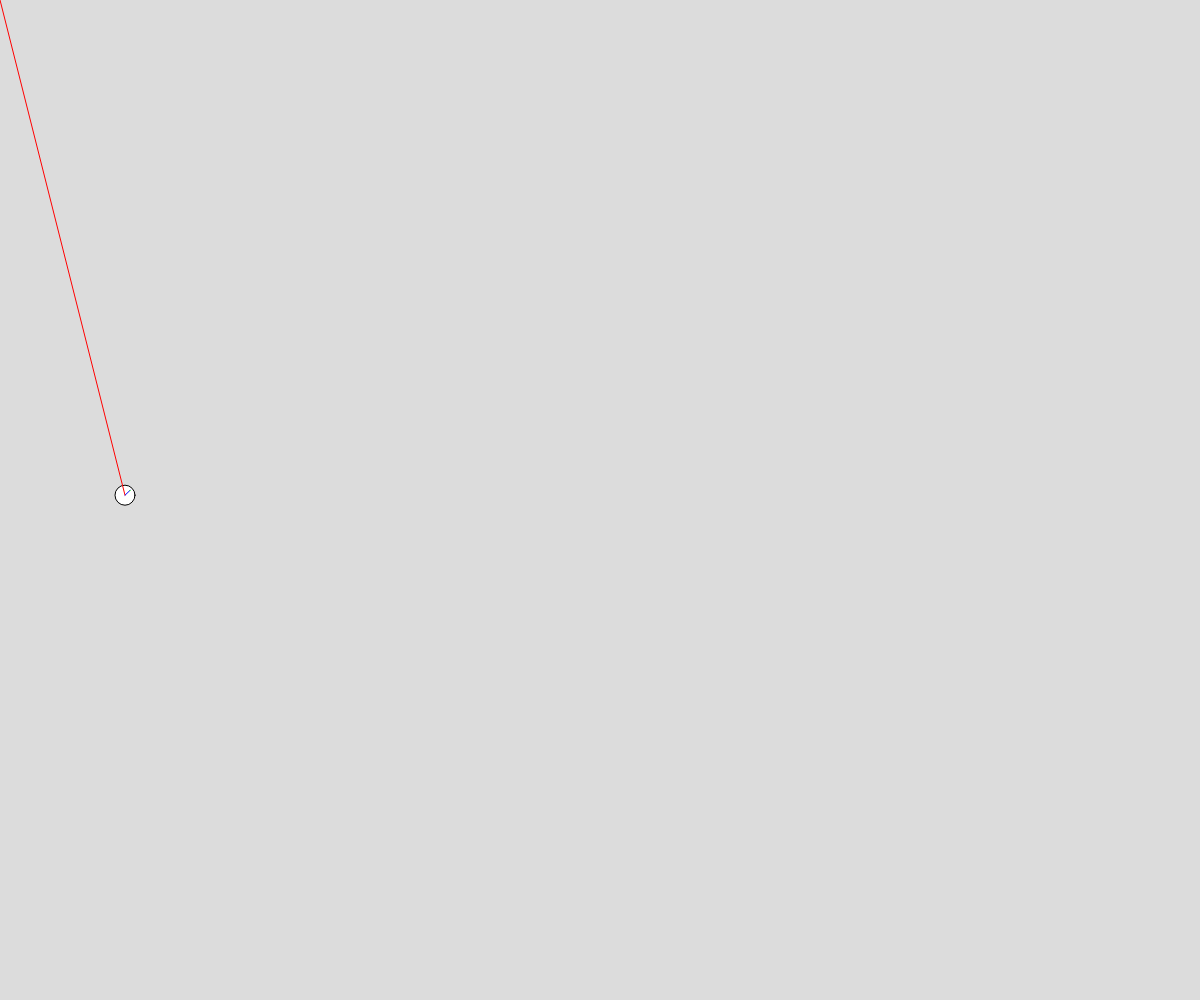
Frame 1 (no input)
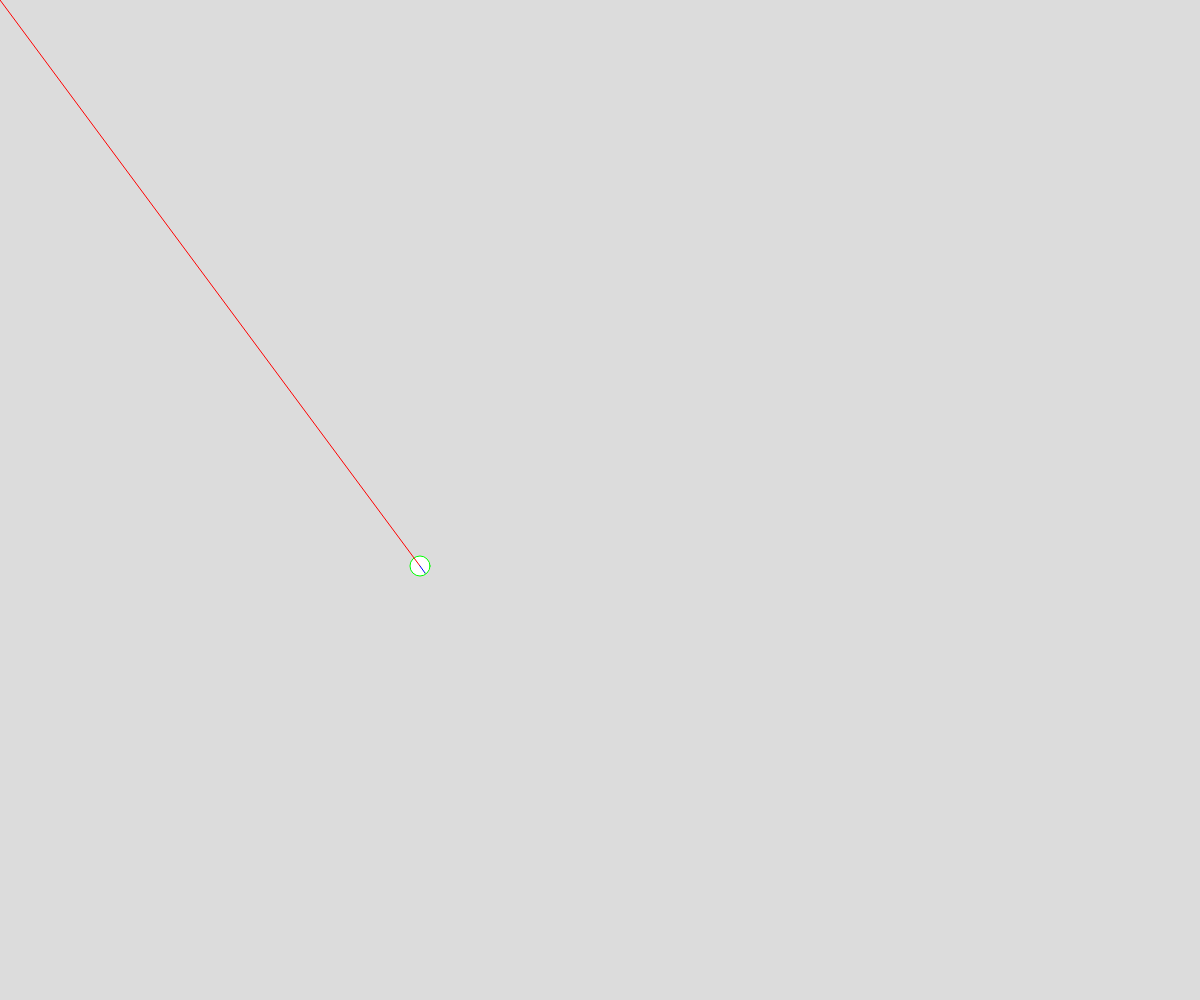
Frame 60 (no input)
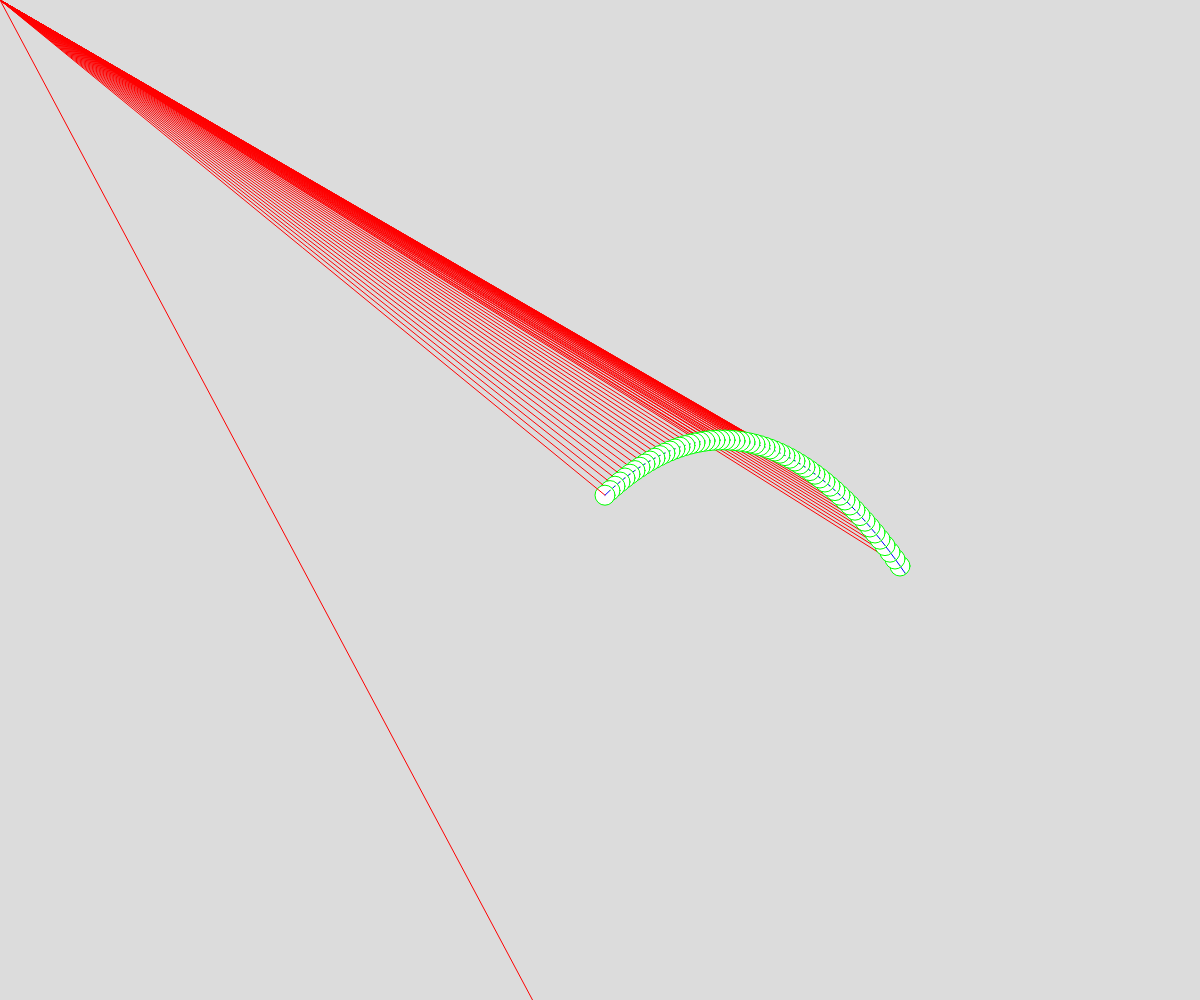
Frame 120 (the mouse pressed at the canvas centre since frame 60)

The p5.js sketch that drew these frames (run headless with seeded random() and noise() and a simulated clock; from frame 60 on, the mouse is pressed at the canvas centre):

// p5.js sketch
// ── sketch.js
// Vector Visualization
// Fahad Hussain
// 5 May 2025

let objects = [];


function setup() {
  createCanvas(windowWidth, windowHeight);
  objects.push(new Ball(width*0.1, height*0.5));
}

function draw() {
  background(220);

  if(mouseIsPressed){
    objects.push(new Ball(mouseX,mouseY));
  }
  for (let o of objects){
    
    //if(keyIsPressed && key === " "){
      o.move();
    //}
    //o.calcMouse()
    o.display();
  }
}

class Ball{
  constructor(x,y){
    this.pos = createVector(x,y);
    this.vel = createVector(5,-5);
    this.grav = createVector(0,0.2);
    //this.grav; //MOUSE ATTRACTOR
  }


  calcMouse(){
    //mouse vector calculations
    this.grav = createVector(mouseX,mouseY);
    this.grav.sub(this.pos);
    this.grav.normalize(); //SETS BETWEEN 0-1
    this.mult(4)
  }

  move(){
    //update velocity and position vectors
    this.vel.add(this.grav);
    this.vel.limit(30);
    this.pos.add(this.vel);

    //wall floor bounce
    if(this.pos.x < 0 || this.pos.x > width){
      this.vel.x
    }

  }

  display(){
    //display ball
    circle(this.pos.x, this.pos.y, 20);

    //display vectors
    stroke(255,0,0);
    line(0,0,this.pos.x, this.pos.y);

    stroke(0,0,255);
    line(this.pos.x, this.pos.y, this.pos.x + this.vel.x, this.pos.y + this.vel.y)
    
    let endVX = this.pos.x + this.vel.x;
    let endVY = this.pos.y + this.vel.y;
    stroke(0,255,0);
    line(endVX, endVY, endVX + this.grav.x, endVY + this.grav.y); 
  }
}
